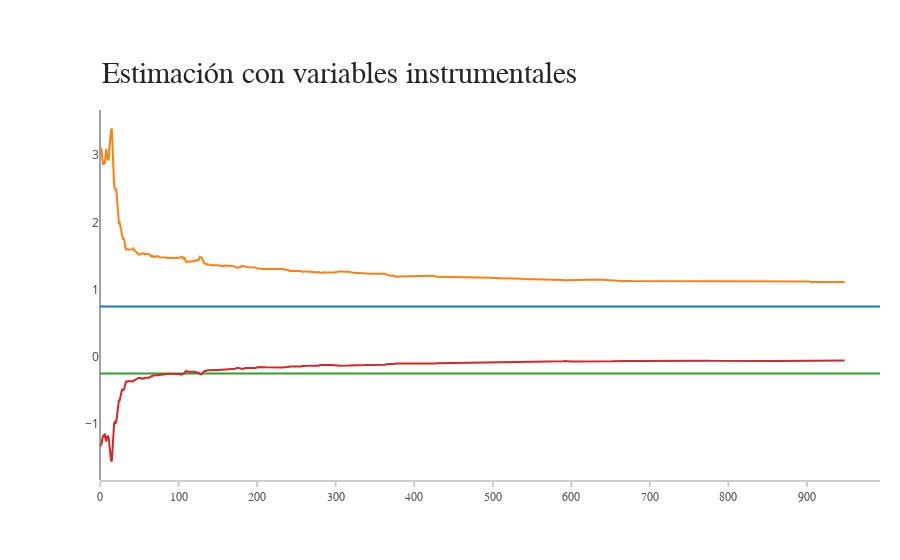

The notebook cell saved with this chart:
### Code cell
trace = go.Scatter(
    y = a1,
    x = np.arange(nobs),
    name = 'Parametro a1')

trace1 = go.Scatter(
    y = c1,
    x = np.arange(nobs),
    name = 'Estimacion a1')

trace2 = go.Scatter(
    y = a2,
    x = np.arange(nobs),
    name = 'Parametro a2')

trace3 = go.Scatter(
    y = c2,
    x = np.arange(nobs),
    name = 'Estimacion a2')

layout = go.Layout(
    xaxis=dict(
        showline=True,
        showgrid=False,
        showticklabels=True,
        linecolor='rgb(204, 204, 204)',
        linewidth=2,
        ticks='outside',
        tickcolor='rgb(204, 204, 204)',
        tickwidth=2,
        ticklen=5,
        tickfont=dict(
            family='Arial',
            size=12,
            color='rgb(82, 82, 82)',
        ),
    ),
    yaxis=dict(
        showgrid=False,
        zeroline=False,
        showline=False,
        showticklabels=True,
    ),
    autosize=False,
    margin=dict(
        autoexpand=False,
        l=100,
        r=20,
        t=110,
    )
)

annotations = []
annotations.append(dict(xref='paper', yref='paper', x=0.0, y=1.05,
                              xanchor='left', yanchor='bottom',
                              text='Estimación con variables instrumentales',
                              font=dict(family='Arial',
                                        size=30,
                                        color='rgb(37,37,37)'),
                              showarrow=False))

layout['annotations'] = annotations

layout['annotations'] = annotations
traces = [trace, trace1, trace2, trace3]

fig = go.Figure(data=traces, layout=layout)
py.iplot(fig, filename='3')

### Figure 1 — Plotly figure (JSON) as saved in the notebook; plotly's stock layout.template omitted (floating-point values rounded to 4 significant figures; data arrays with more than 128 entries replaced by an {"elided": "..."} marker saying what was removed)
{"data": [{"name": "Parametro a1", "type": "scatter", "uid": "7a734227-ddc9-4f48-8c61-ef21b063fda9", "x": {"elided": "1000 int values"}, "y": {"elided": "994 float values"}}, {"name": "Estimacion a1", "type": "scatter", "uid": "cebf1a57-be5d-4a0f-a06b-b8b51d3a3183", "x": {"elided": "1000 int values"}, "y": {"elided": "949 float values"}}, {"name": "Parametro a2", "type": "scatter", "uid": "bb6459d4-7996-45cd-a143-98a116af8fd1", "x": {"elided": "1000 int values"}, "y": {"elided": "994 float values"}}, {"name": "Estimacion a2", "type": "scatter", "uid": "26f2755a-d5d5-4ca7-927b-fd56725f1b4b", "x": {"elided": "1000 int values"}, "y": {"elided": "949 float values"}}], "layout": {"annotations": [{"font": {"color": "rgb(37,37,37)", "family": "Arial", "size": 30}, "showarrow": false, "text": "Estimación con variables instrumentales", "x": 0, "xanchor": "left", "xref": "paper", "y": 1.05, "yanchor": "bottom", "yref": "paper"}], "autosize": false, "margin": {"autoexpand": false, "l": 100, "r": 20, "t": 110}, "xaxis": {"linecolor": "rgb(204, 204, 204)", "linewidth": 2, "showgrid": false, "showline": true, "showticklabels": true, "tickcolor": "rgb(204, 204, 204)", "tickfont": {"color": "rgb(82, 82, 82)", "family": "Arial", "size": 12}, "ticklen": 5, "ticks": "outside", "tickwidth": 2}, "yaxis": {"showgrid": false, "showline": false, "showticklabels": true, "zeroline": false}}}
